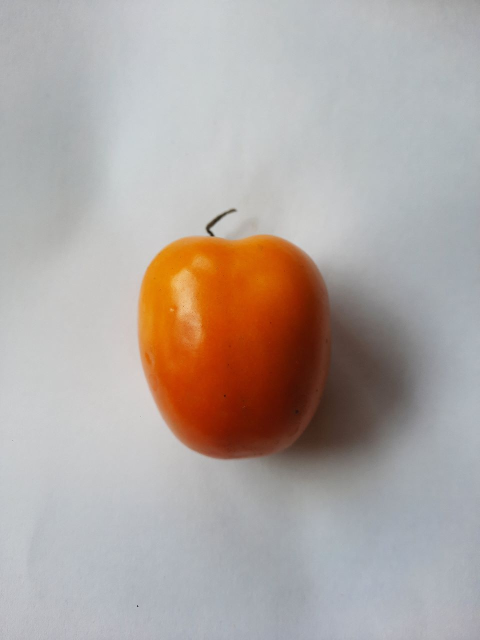
#> input picture imgs/test/st_matang-5.jpg, 960 x 1280 px (shown at 1/2 size)
$ python fruit-detection-ver5.py
#> lines starting #> are read from the running program, lines starting #| are printed output that depends on the picture; after the words box and inside, x2 and y2 are one past the last pixel; in counts of white or black regions, pixels touching at a corner belong together
import numpy as np
import imutils
import cv2
import copy

lower = {'matang':(0, 70, 30), 'mentah':(30, 50, 50), 'setengah matang':(10, 50 , 50)}
upper = {'matang':(10,255,255), 'mentah':(50,255,255), 'setengah matang':(30,255,255)}
colors = {'matang':(0,0,255), 'mentah':(0,255,0), 'setengah matang':(0,140,255)}
target_width = 500
target_height = 500
largest_item = {}

# Started
image = cv2.imread("../imgs/test/st_matang-5.jpg", cv2.IMREAD_COLOR)
#> image is the input picture: shape (1280, 960, 3); mean B, G, R 162.3, 166.7, 176.2

# melakukan normalisasi
image = cv2.normalize(image, None, 0, 255, cv2.NORM_MINMAX)

image = cv2.resize(image, (target_width, target_height))
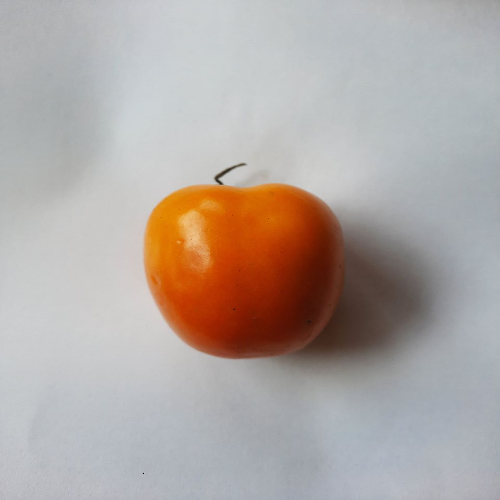
#> image: shape (500, 500, 3); mean B, G, R 163, 167.5, 177
img_height, img_width, _ = image.shape
#> img_height = 500; img_width = 500
blurred = cv2.GaussianBlur(image, (11, 11), 0)
# Buat kernel sharpening
kernel = np.array([[-1, -1, -1],
                   [-1,  9, -1],
                   [-1, -1, -1]])

# Lakukan konvolusi dengan kernel
sharpened_image = cv2.filter2D(blurred, -1, kernel)

hsv = cv2.cvtColor(sharpened_image, cv2.COLOR_BGR2HSV)
#> hsv: shape (500, 500, 3); mean H, S, V 80.1, 38.6, 182.6

# lingkaran sesuai warna
for key_color, value in upper.items():
    # Inisialisasi Strel dengan menggunakan cv2.MORPH_CROSS, (9, 9)
    kernel = np.ones((9,9),np.uint8)
    # melakukan masking terhadap warna
    mask = cv2.inRange(hsv, lower[key_color], upper[key_color])
    # melakukan pre processing opening
    mask = cv2.morphologyEx(mask, cv2.MORPH_OPEN, kernel)
    # melakukan pre processing closing
    mask = cv2.morphologyEx(mask, cv2.MORPH_CLOSE, kernel)

    # memunculkan mask di setiap warna
    if key_color == "matang" :
        cv2.imshow("matang", mask)
    elif key_color == "mentah":
        cv2.imshow("mentah", mask)
    elif key_color == "setengah matang":
        cv2.imshow("setengah matang", mask)

    # mencari conture di setiap warna
    cnts, _ = cv2.findContours(mask.copy(), cv2.RETR_EXTERNAL, cv2.CHAIN_APPROX_SIMPLE)
    # bila conture pada warna tersebut di temukan
    if(len(cnts) > 0):
        # maka masukan ke dalam array associative
        largest_item[key_color] = max(cnts, key=cv2.contourArea)
#> this loop made 3 passes
#> pass 1, `mask = cv2.inRange(hsv, lower[key_color], upper[key_color])`:
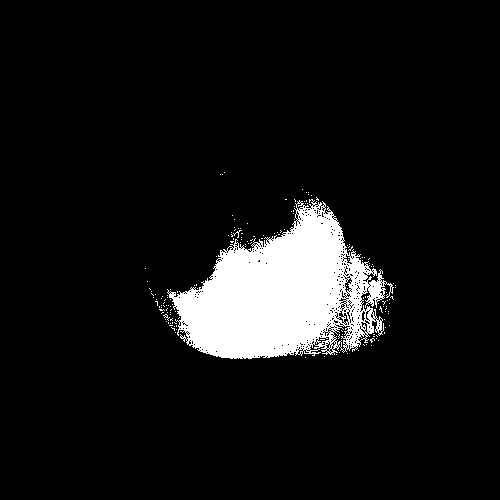
#> mask: shape (500, 500); 8.1% white; 163 white regions (162 under 20 px), largest, box (x1, y1, x2, y2) and area: (167, 199, 394, 359) 19953
#> pass 1, `mask = cv2.morphologyEx(mask, cv2.MORPH_OPEN, kernel)`:
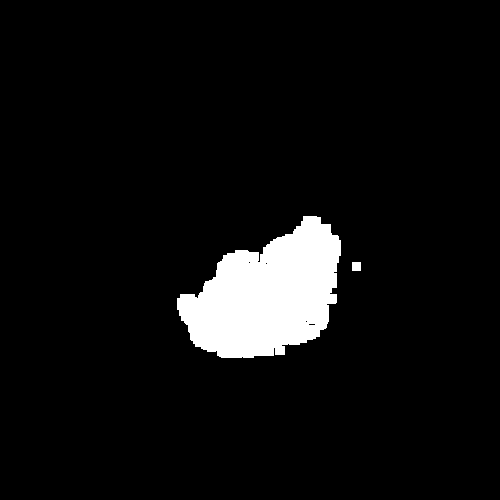
#> mask: shape (500, 500); 6.1% white; 2 white regions, box (x1, y1, x2, y2) and area: (177, 216, 341, 358) 15051, (352, 262, 361, 271) 81
#> after the loop, largest_item = {'matang': contour of 166 points, box (x1, y1, x2, y2) (177, 216, 341, 358), area 14867, 'setengah matang': contour of 205 points, box (x1, y1, x2, y2) (143, 183, 313, 325), area 12382}

try :
    # mencari conture terbesar pada array di setiap warna, dapatkan (key nya
    key = max(largest_item, key=lambda x: cv2.contourArea(largest_item[x]))
#> key = 'matang'
    # simpan
    cnt_largest = largest_item[key]
#> cnt_largest = contour of 166 points, box (x1, y1, x2, y2) (177, 216, 341, 358), area 14867

    epsilon = 0.01 * cv2.arcLength(cnt_largest, True)
#> epsilon = 5.7
    approx = cv2.approxPolyDP(cnt_largest, epsilon, True)
#> approx = contour of 15 points, box (x1, y1, x2, y2) (177, 216, 341, 358), area 14598

    ((X, Y), radius) = cv2.minEnclosingCircle(approx)
#> X = 262.5; Y = 285; radius = 90.98
    num_sides = len(approx)
#> num_sides = 15
    cv2.drawContours(image, [approx], -1, (0, 255, 0), 2)

    if num_sides > 5:

        # text berdasarkan key yang di dapat
        if key == "matang" :
            text = "matang"
        elif key == "mentah":
            text = "mentah"
        elif key == "setengah matang":
            text = "setengah matang"

        # Menentukan titik tengah kontur untuk menyimpan text
        M = cv2.moments(cnt_largest)
#> M = moments, m00 14867, centre m10/m00, m01/m00 = (266.8, 295.1)
        cX = int(M["m10"] / M["m00"])
#> cX = 266
        cY = int(M["m01"] / M["m00"])
#> cY = 295

        (text_width, text_height), _ = cv2.getTextSize(text, cv2.FONT_HERSHEY_SIMPLEX, 1, 2)
#> text_width = 120; text_height = 22
        text_x = cX - text_width // 2
#> text_x = 206
        text_y = cY + text_height // 2
#> text_y = 306

        if radius > 45 :
            # gambar conture berserta dengan text
            cv2.circle(image, (int(X), int(Y)), int(radius), colors[key], 2)
            cv2.putText(image, text, (text_x, text_y), cv2.FONT_HERSHEY_SIMPLEX, 1,(255, 255, 255), 2)
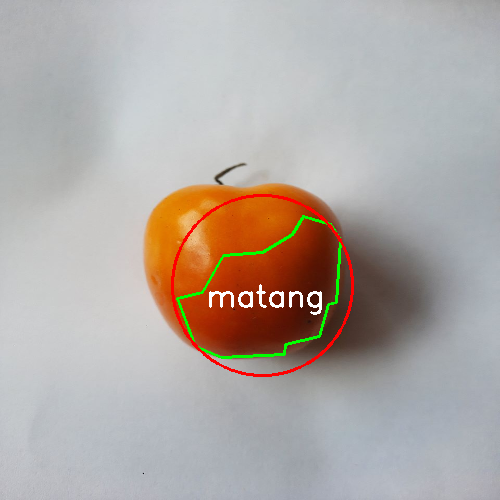
#> image: shape (500, 500, 3); mean B, G, R 163.4, 168.7, 177.4
    else:
        print("object bukanlah tomat")
except :
    print("tidak ada obejct")

cv2.imshow("image", image)
cv2.waitKey(0)
cv2.destroyAllWindows()

$ run again, with imgs/test/st_matang-1.jpg copied over imgs/test/st_matang-5.jpg
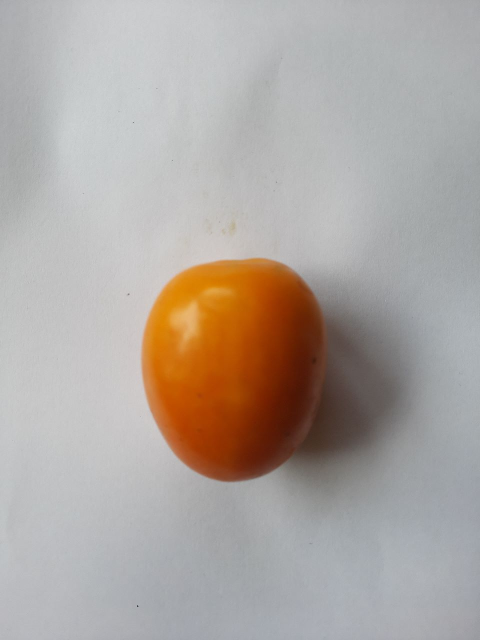
#> input picture imgs/test/st_matang-1.jpg, 960 x 1280 px (shown at 1/2 size)
#> image is the input picture: shape (1280, 960, 3); mean B, G, R 160.9, 166.4, 174.4
#> hsv: shape (500, 500, 3); mean H, S, V 77.3, 32.8, 194.7
#> the loop `for key_color, value in upper.items():` made 3 passes
#> pass 1, `mask = cv2.morphologyEx(mask, cv2.MORPH_OPEN, kernel)`:
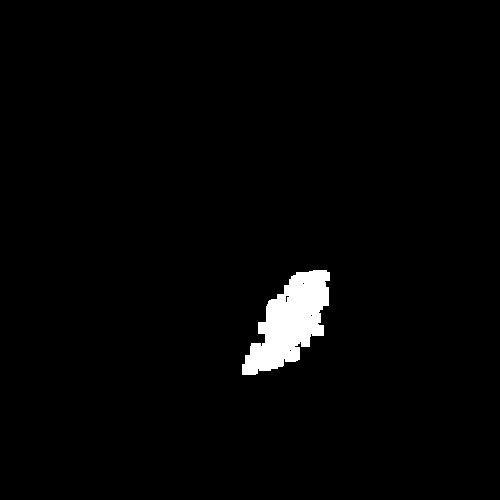
#> mask: shape (500, 500); 2% white; 1 white region, box (x1, y1, x2, y2) and area: (242, 270, 330, 375) 5073
#> after the loop `for key_color, value in upper.items():`: largest_item = {'matang': contour of 88 points, box (x1, y1, x2, y2) (242, 270, 330, 375), area 4951, 'setengah matang': contour of 192 points, box (x1, y1, x2, y2) (147, 201, 316, 351), area 16656}
#> key = 'setengah matang'
#> cnt_largest = contour of 192 points, box (x1, y1, x2, y2) (147, 201, 316, 351), area 16656
#> epsilon = 5.74
#> approx = contour of 13 points, box (x1, y1, x2, y2) (147, 201, 315, 351), area 16248
#> X = 240.9; Y = 278.3; radius = 94.69
#> num_sides = 13
#> M = moments, m00 16656, centre m10/m00, m01/m00 = (219.9, 267.9)
#> cX = 219
#> cY = 267
#> text_width = 277; text_height = 22
#> text_x = 81
#> text_y = 278
#> `cv2.putText(image, text, (text_x, text_y), cv2.FONT_HERSHEY_SIMPLEX, 1..`:
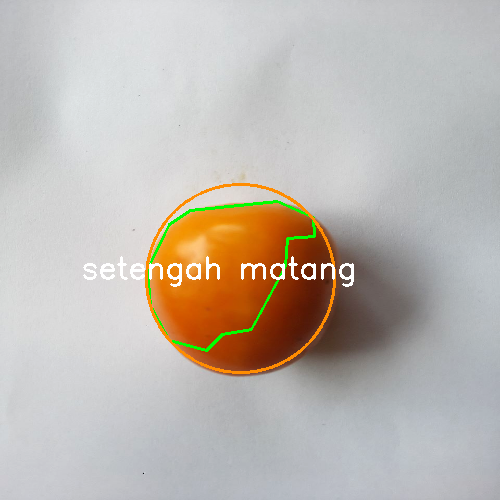
#> image: shape (500, 500, 3); mean B, G, R 176.3, 183.7, 190.9
